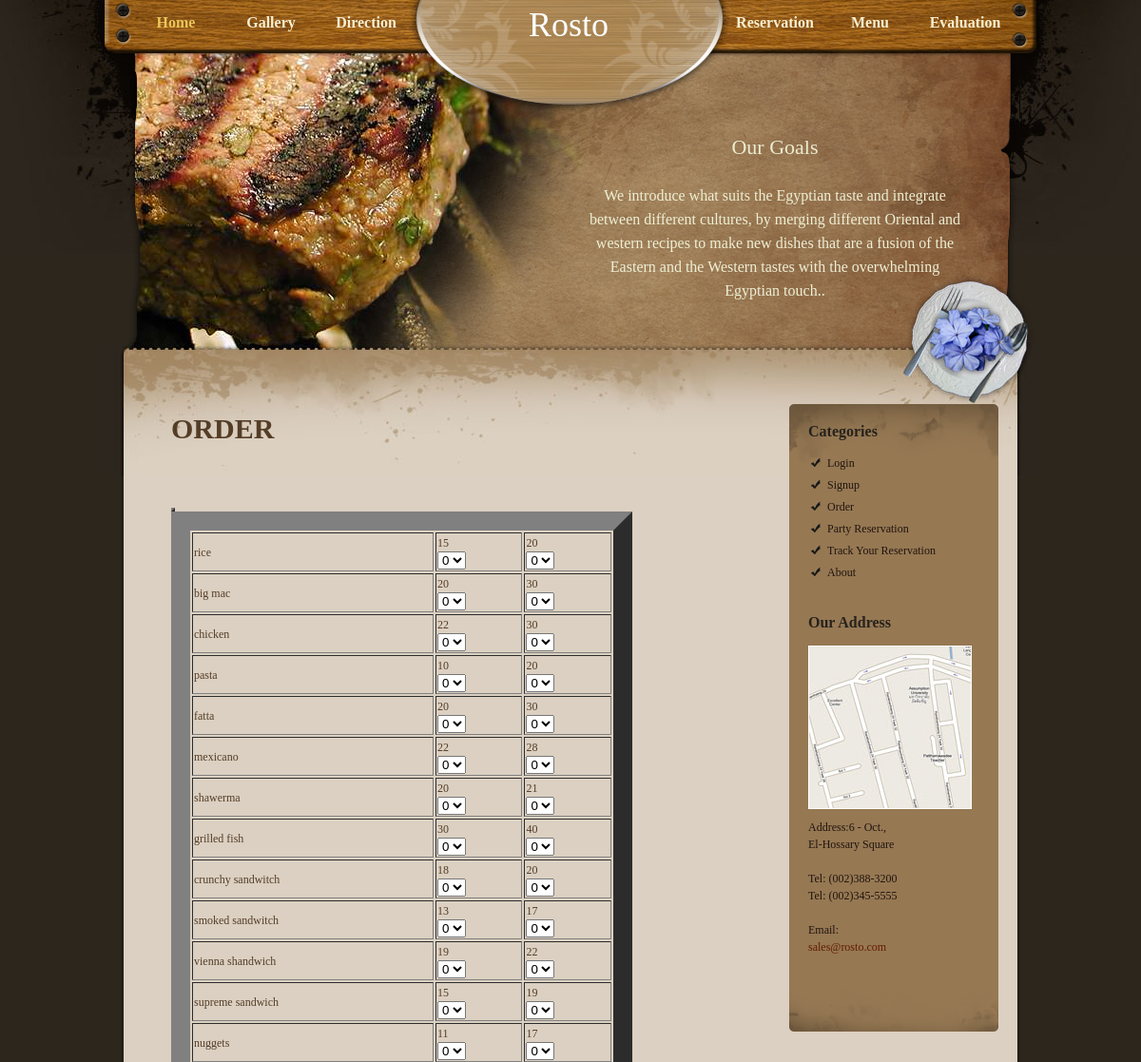
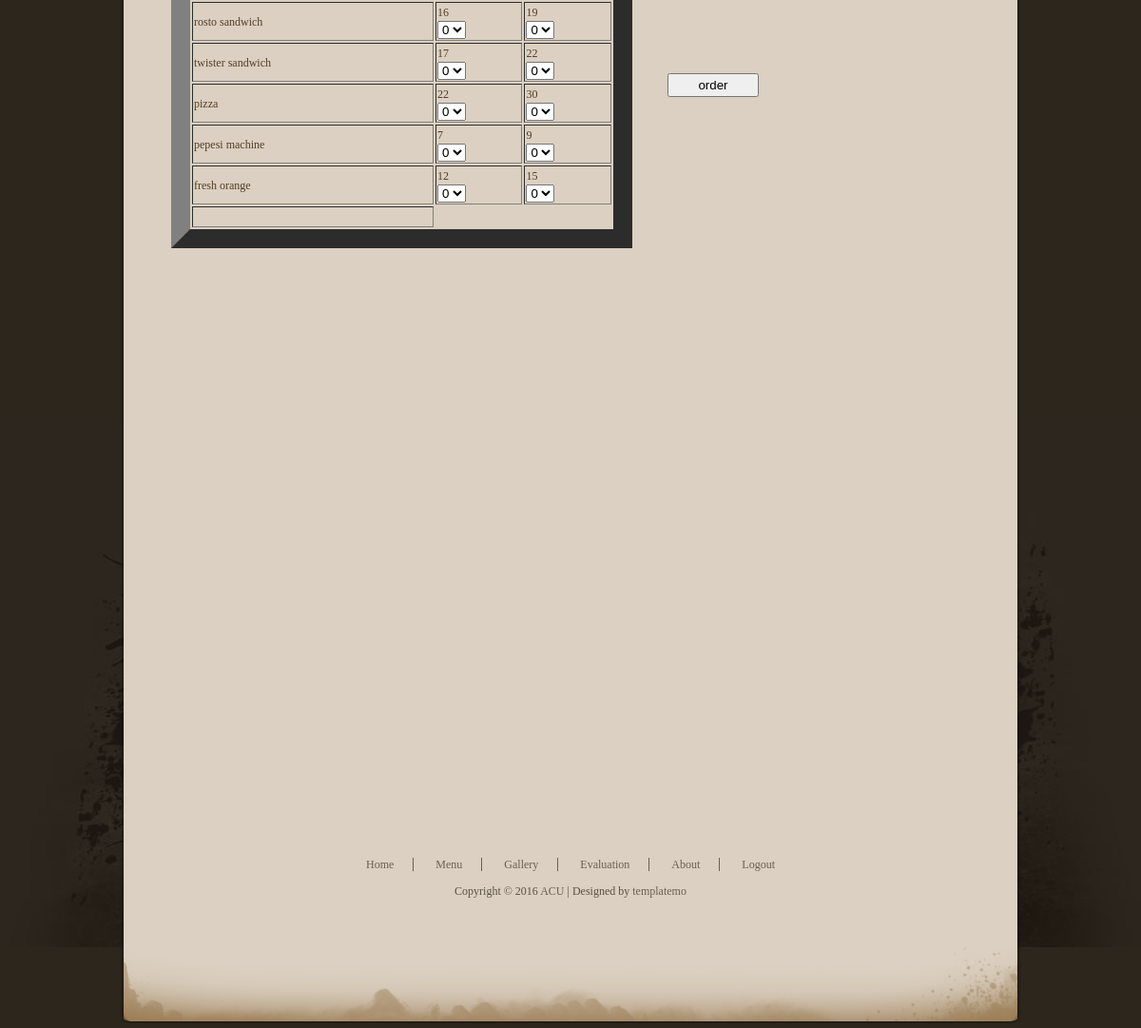
/Order.php, run on the app's committed database (2 pictures, top to bottom).
### tables this page shows
CREATE TABLE `menu` (
  `id` int(255) NOT NULL,
  `foodName` varchar(255) NOT NULL,
  `smallPrice` int(255) NOT NULL,
  `bigPrice` int(255) NOT NULL,
  `comboSmallnum` varchar(255) NOT NULL,
  `comboLargenum` varchar(255) NOT NULL
);

### Order.php (the view, shortened to what this page needs)
<!DOCTYPE html PUBLIC "-//W3C//DTD XHTML 1.0 Transitional//EN" "http://www.w3.org/TR/xhtml1/DTD/xhtml1-transitional.dtd">
<html xmlns="http://www.w3.org/1999/xhtml">
<head>
<link href="style.css" rel="stylesheet" type="text/css" />
</head>
<body>
<div id="container_wrapper_outter">
  <div id="container_wrapper_inner">
    <div id="container">
      <div id="menu">
        <ul>
          <li><a href="Home.html" class="current">Home</a></li>
          <li><a href="Gallery.html">Gallery</a></li>
          <li><a href="Diraction.html" class="margin_r_330">Direction</a></li>
          <li><a href="reservationOut.php">Reservation</a></a></li>
          <li><a href="Menu.html">Menu</a></a></li>
          <li><a href="evaluationnn.php">Evaluation</a></li>
        </ul>
        <div id="site_title">
          <h1> <a href="Home.html">Rosto <span><p dir="rtl" lang="ar">  </p>  </p> </span></a> </h1>
        </div>
      </div>
      <div id="banner">
        <div id="banner_section">
          <h2>Our Goals</h2>
          <p>We introduce what suits the Egyptian taste and integrate between different cultures, by merging different Oriental and western recipes to make new dishes that are a fusion of the Eastern and the Western tastes with the overwhelming Egyptian touch..</p>
        </div>
      </div>
      <div id="content_wrapper"  >
        <div id="content">
          <div id="main_column">
          <H1>ORDER</H1>
            <br /> <br /> <br /> <br />
          <div id="wb_Login1"><?php
	include "connect.php";
$sql="select * from menu order by ID";
		$StudentDataSet = mysql_query($sql) or die(mysql_error());
echo "<form method='POST' action='result.php' onsubmit='return validateForm();'>";
			echo "<table style='left:227px;top:4px;width:485px;height:320px;z-index:1;' border='20'>";
		while ($lineArr= mysql_fetch_array($StudentDataSet))
		{
		    echo "<tr>";
		    echo "<td>" .$lineArr[1]."</td> <td>".$lineArr[2]."<br>"."<select name='".$lineArr[4]."'><option>0</option><option>1</option><option>2</option><option>3</option><option>4</option><option>5</option><option>6</option><option>7</option><option>8</option><option>9</option></select>"."</td> <td>".$lineArr[3]."<br>"." <select name='".$lineArr[5]."'><option>0</oSSption><option>1</option><option>2</option><option>3</option><option>4</option><option>5</option><option>6</option><option>7</option><option>8</option><option>9</option></select>"."</td >";
	echo "</tr>";
		}
		echo "<td>";
	echo "<br /><a href='orderform.html'></a>"	;
echo "</form>";
?>
<div>
<a href ="orderform.html" ><input type="submit" id="Button1" name="order" value="order" style="position:absolute;left:597px;top:834px;width:96px;height:25px;z-index:0;"  </a>
     </div>
</div>
           <br /> <br /> <br /> <br /> <br /> <br /> <br /> <br /> <br /> <br /> <br /> <br /> <br /> <br /> <br /> <br /> <br /> <br /> <br /> <br /> <br /> <br /> <br /> <br /> <br /> <br /> <br /> <br />
          <div id="side_column"  style="position:absolute;right:-5px;top:65px;" >
            <div class="side_column_section"  >
              <h4>Categories</h4>
              <ul class="category_list" id="nav">
                <li><a href="Login.php">Login</a></li>
                <li><a href="signup.php">Signup</a></li>
                 <li><a href="Order.php">Order</a></li>
                 <li><a href="partyReserv.html">Party Reservation</a></li>
                 <li><a href="ReservEdit.php">Track Your Reservation</a></li>
                <li><a href="About.html">About</a></li>
              </ul>
            </div>
            <div class="side_column_section"  >
              <h4>Our Address</h4>
              <a href="Diraction.html"><img src="images/map.jpg" alt="" /></a>
              <p> Address:6 - Oct.,<br />
                El-Hossary Square<br />
                <br />
                Tel: (002)388-3200<br />
                Tel: (002)345-5555<br />
                <br />
                Email:<br />
                <a href="#">sales@rosto.com</a> </p>
            </div>
            <div class="side_column_bottom"  id="nav"> </div>
          </div>
        </div>
        <div class="content_bottom"></div>
      </div>
      <div id="footer">
        <ul class="footer_menu">
          <li><a href="Home.html">Home</a></li>
          <li><a href="Menu.html">Menu</a></li>
          <li><a href="Gallery.html">Gallery</a></li>
          <li><a href="Evaluation.html">Evaluation</a></li>
          <li><a href="About.html">About</a></li>
          <li class="last_menu"><a href="logout.php">Logout</a></li>
        </ul>
        Copyright &copy; 2016 <a href="#">ACU</a> | Designed by <a target="_blank" rel="nofollow" href="http://www.templatemo.com">templatemo</a></div>
    </div>
  </div>
</div>
</body>
</html>

### style.css (style rules this page uses)
body { margin: 0; padding: 0; line-height: 1.5em; font-family: Georgia, "Times New Roman", Times, serif; font-size: 12px; color: #543d27; background: #2c261d; }
a:link, a:visited { color: #631c00; text-decoration: none; font-weight: normal; }
p { margin: 0px; padding: 0px; }
img { margin: 0px; padding: 0px; border: none; }
.margin_r_330 { margin-right: 330px; }
h1 { margin: 0px; padding: 2px 0; font-size: 30px; font-weight: bold; }
h2 { margin: 0px; padding: 2px 0; font-size: 30px; font-weight: normal; }
h4 { margin: 0 0 10px 0; padding: 0 0 5px 0; font-size: 16px; font-weight: bold; color: #27231d; }
#container_wrapper_outter { width: 100%; background: url(images/container_outter.jpg) center top no-repeat; }
#container_wrapper_inner { width: 100%; background: url(images/container_inner.jpg) center bottom no-repeat; }
#container { width: 990px; margin: 0 auto; }
#menu { position: relative; clear: both; width: 930px; height: 110px; padding: 0 30px; background: url(images/menu_bg.jpg) no-repeat; }
#menu ul { padding: 15px 0 0 0; margin: 0px; list-style: none; }
#menu ul li { padding: 0px; margin: 0px; display: inline; }
#menu ul li a { float: left; display: block; width: 100px; padding: 0 0 0 0; font-size: 16px; text-align: center; font-weight: bold; text-decoration: none; color: #f9efd0; outline: none; }
#menu li a:hover, #menu li .current { color: #ebc759; }
#site_title { position: absolute; width: 320px; left: 333px; padding: 15px 0 0 0; top: 0px; text-align: center; }
#site_title h1 a { margin: 0px; padding: 0px; font-size: 36px; color: #ffffff; font-weight: normal; text-decoration: none; }
#banner { clear: both; width: 990px; height: 250px; background: url(images/banner_bg.png) center no-repeat; }
#banner #banner_section { float: right; width: 400px; margin-top: 30px; margin-right: 80px; text-align: center; }
#banner h2 { color: #eaecd0; font-size: 22px; line-height: 25px; margin-bottom: 24px; }
#banner p { color: #eeefd4; font-size: 16px; line-height: 25px; margin-bottom: 30px; }
#content_wrapper { position: relative; clear: both; width: 990px; background: url(images/content_middle.png) center repeat-y; }
#content { width: 940px; padding: 80px 25px 0 25px; margin-bottom: 85px; background: url(images/content_top.jpg) center top no-repeat; }
#content_wrapper .content_bottom { position: absolute; width: 990px; height: 85px; bottom: -85px; left: 0px; background: url(images/footer_bg.png) no-repeat; }
#main_column { float: left; width: 590px; margin-left: 50px; }
#side_column { position: relative; float: right; width: 180px; color: #20150f; background: #967853 url(images/side_column_top.png) no-repeat;; margin: 0 50px 50px 0; padding: 20px 20px 0 20px; }
#side_column .side_column_bottom { position: absolute; bottom: -50px; left: 0px; width: 220px; height: 50px; background:url(images/side_column_bottom.png) no-repeat; }
#main_column p { margin-bottom: 10px; }
#side_column .side_column_section { margin-bottom: 30px; }
.side_column_section img { border: 1px solid #ffffff; margin-bottom: 10px; }
.category_list { margin: 0 0 0 20px; padding: 0; list-style-image: url(images/list_icon_bg.jpg); }
.category_list li { margin: 0px; padding: 0 0 5px 0; }
.category_list li a { color: #20150f; }
#footer { clear: both; text-align: center; width: 930px; padding: 50px 30px; color: #595144; }
#footer a { color: #696052; }
#footer .footer_menu { margin: 0 0 10px 0; padding: 0px; list-style: none; }
.footer_menu li { margin: 0px; padding: 0 20px; display: inline; border-right: 1px solid #696052; }
.footer_menu .last_menu { border: none; }

### data on the page
menu: foodName "rice", smallPrice "15", comboSmallnum "0", bigPrice "20", comboLargenum "0"
menu: foodName "big mac", smallPrice "20", comboSmallnum "0", bigPrice "30", comboLargenum "0"
menu: foodName "chicken", smallPrice "22", comboSmallnum "0", bigPrice "30", comboLargenum "0"
menu: foodName "pasta", smallPrice "10", comboSmallnum "0", bigPrice "20", comboLargenum "0"
menu: foodName "fatta", smallPrice "20", comboSmallnum "0", bigPrice "30", comboLargenum "0"
menu: foodName "mexicano", smallPrice "22", comboSmallnum "0", bigPrice "28", comboLargenum "0"
menu: foodName "shawerma", smallPrice "20", comboSmallnum "0", bigPrice "21", comboLargenum "0"
menu: foodName "grilled fish", smallPrice "30", comboSmallnum "0", bigPrice "40", comboLargenum "0"
menu: foodName "crunchy sandwitch", smallPrice "18", comboSmallnum "0", bigPrice "20", comboLargenum "0"
menu: foodName "smoked sandwitch", smallPrice "13", comboSmallnum "0", bigPrice "17", comboLargenum "0"
menu: foodName "vienna shandwich", smallPrice "19", comboSmallnum "0", bigPrice "22", comboLargenum "0"
menu: foodName "supreme sandwich", smallPrice "15", comboSmallnum "0", bigPrice "19", comboLargenum "0"
menu: foodName "nuggets", smallPrice "11", comboSmallnum "0", bigPrice "17", comboLargenum "0"
menu: foodName "rosto sandwich", smallPrice "16", comboSmallnum "0", bigPrice "19", comboLargenum "0"
menu: foodName "twister sandwich", smallPrice "17", comboSmallnum "0", bigPrice "22", comboLargenum "0"
menu: foodName "pizza", smallPrice "22", comboSmallnum "0", bigPrice "30", comboLargenum "0"
menu: foodName "pepesi machine", smallPrice "7", comboSmallnum "0", bigPrice "9", comboLargenum "0"
menu: foodName "fresh orange", smallPrice "12", comboSmallnum "0", bigPrice "15", comboLargenum "0"
